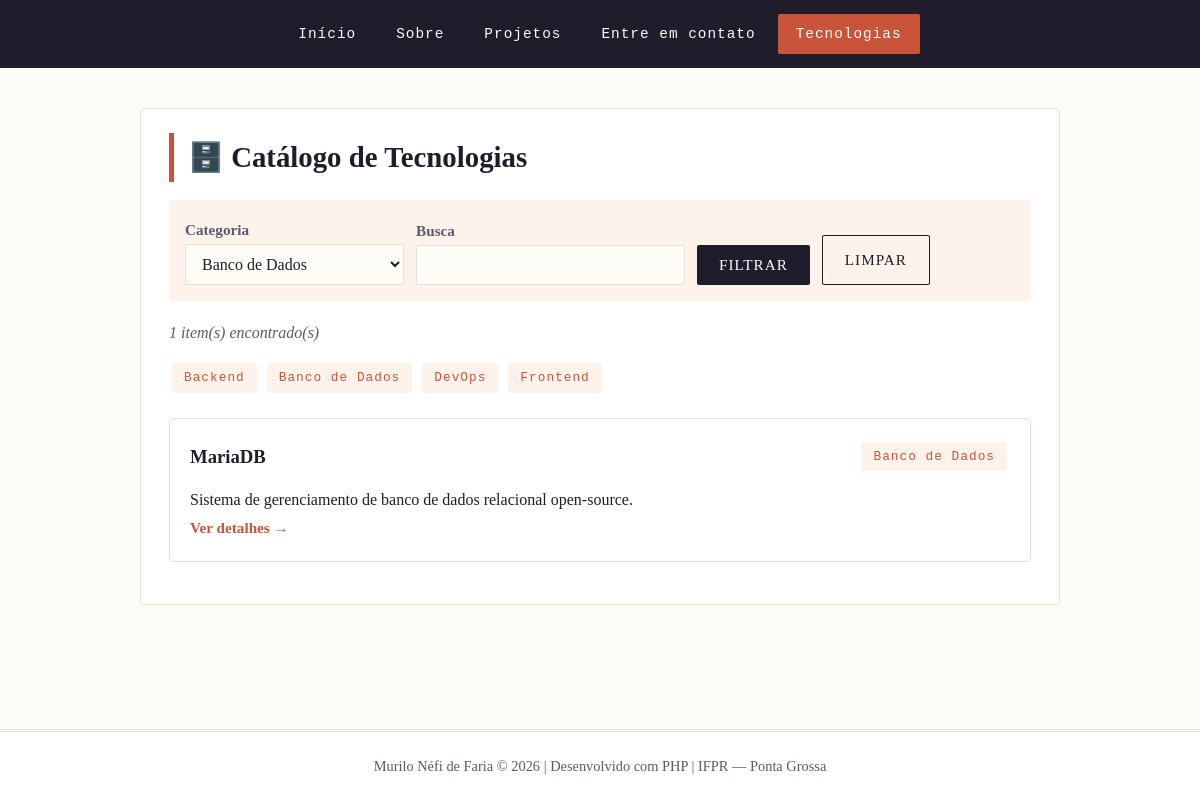
Page /03_pdo/index.php?categoria=Banco+de+Dados on the committed database.
### tables this page shows
CREATE TABLE IF NOT EXISTS tecnologias (
    id INT AUTO_INCREMENT PRIMARY KEY,
    nome VARCHAR(100) NOT NULL,
    categoria VARCHAR(100) NOT NULL,
    descricao TEXT NOT NULL,
    ano_criacao INT NOT NULL,
    criado_em TIMESTAMP DEFAULT CURRENT_TIMESTAMP
);

### 03_pdo/index.php (the view, shortened to what this page needs)
<?php
require_once 'includes/conexao.php';
$categoria = trim($_GET['categoria'] ?? '');
$busca = trim($_GET['busca'] ?? '');
$stmtCategorias = $pdo->query('SELECT DISTINCT categoria FROM tecnologias ORDER BY categoria ASC');
$categorias = $stmtCategorias->fetchAll();
if ($categoria !== '' && $busca !== '') {
    $stmt = $pdo->prepare(
        'SELECT * FROM tecnologias
         WHERE categoria = :cat
           AND (nome LIKE :termo OR descricao LIKE :termo)
         ORDER BY nome ASC'
    );
    $stmt->execute([
        'cat' => $categoria,
        'termo' => '%' . $busca . '%',
    ]);
} elseif ($categoria !== '') {
    $stmt = $pdo->prepare('SELECT * FROM tecnologias WHERE categoria = :cat ORDER BY nome ASC');
    $stmt->execute(['cat' => $categoria]);
} else {
    $stmt = $pdo->query('SELECT * FROM tecnologias ORDER BY nome ASC');
}
$tecnologias = $stmt->fetchAll();
?>
<!DOCTYPE html>
<html lang="pt-BR">
<head>
</head>
<body>
    <div class="container">
        <h1 class="titulo-secao">🗄️ Catálogo de Tecnologias</h1>
        <form class="filtros" action="index.php" method="get">
            <div>
                <label for="categoria">Categoria</label>
                <select id="categoria" name="categoria">
                    <?php foreach ($categorias as $item): ?>
                        <option value="<?php echo htmlspecialchars($item['categoria']); ?>"
                            <?php echo $categoria === $item['categoria'] ? 'selected' : ''; ?>>
                            <?php echo htmlspecialchars($item['categoria']); ?>
                        </option>
                    <?php endforeach; ?>
                </select>
            </div>
            <div>
                <label for="busca">Busca</label>
                <input type="text" id="busca" name="busca" value="<?php echo htmlspecialchars($busca); ?>">
            </div>
            <button type="submit" class="btn">Filtrar</button>
            <a href="index.php" class="btn btn-secundario">Limpar</a>
        </form>
        <p class="contador"><?php echo count($tecnologias); ?> item(s) encontrado(s)</p>
        <div class="categorias-topo">
            <?php foreach ($categorias as $item): ?>
                <a class="tag-categoria" href="?categoria=<?php echo urlencode($item['categoria']); ?>">
                    <?php echo htmlspecialchars($item['categoria']); ?>
                </a>
            <?php endforeach; ?>
        </div>
        <?php foreach ($tecnologias as $tec): ?>
            <div class="card">
                <div class="card-topo">
                    <h3><?php echo htmlspecialchars($tec['nome']); ?></h3>
                    <span class="tag-categoria"><?php echo htmlspecialchars($tec['categoria']); ?></span>
                </div>
                <p><?php echo htmlspecialchars($tec['descricao']); ?></p>
                <a class="link-detalhe" href="detalhe.php?id=<?php echo $tec['id']; ?><?php echo $categoria !== '' ? '&categoria=' . urlencode($categoria) : ''; ?><?php echo $busca !== '' ? '&busca=' . urlencode($busca) : ''; ?>">
                    Ver detalhes →
                </a>
            </div>
        <?php endforeach; ?>
    </div>
</body>
</html>

### includes/style.css (style rules this page uses)
:root { --cor-fundo: #fdfcf7; --cor-texto: #1f1d2b; --cor-suave: #5c5870; --cor-destaque: #c9543a; --cor-borda: #e6e1d3; --cor-card: #ffffff; --cor-sucesso: #2e7d52; --cor-erro: #b3331e; --cor-aviso-fundo: #fef3eb; --cor-sucesso-fundo: #ecf5f0; --cor-erro-fundo: #fbecea; }
* { margin: 0; padding: 0; box-sizing: border-box; }
body { font-family: 'Georgia', 'Times New Roman', serif; background: var(--cor-fundo); color: var(--cor-texto); line-height: 1.7; min-height: 100vh; display: flex; flex-direction: column; }
.container { max-width: 920px; width: 100%; margin: 40px auto; padding: 24px 28px; background: var(--cor-card); border: 1px solid var(--cor-borda); border-radius: 4px; }
.titulo-secao { font-size: 1.8em; margin-bottom: 18px; color: var(--cor-texto); border-left: 5px solid var(--cor-destaque); padding-left: 14px; }
.formulario label, form label { font-weight: bold; color: var(--cor-suave); font-size: 0.95em; }
.formulario input, .formulario select, .formulario textarea, form input, form select, form textarea { width: 100%; padding: 10px 12px; border: 1px solid var(--cor-borda); border-radius: 2px; font-size: 1em; font-family: inherit; background: var(--cor-fundo); color: var(--cor-texto); }
.btn, button[type="submit"], form button { display: inline-block; padding: 11px 22px; background: var(--cor-texto); color: var(--cor-fundo); border: none; border-radius: 2px; text-decoration: none; font-size: 0.95em; font-family: inherit; letter-spacing: 1px; text-transform: uppercase; cursor: pointer; transition: background 0.18s; }
.btn-secundario { background: transparent; color: var(--cor-texto); border: 1px solid var(--cor-texto); }
.card { background: var(--cor-card); border: 1px solid var(--cor-borda); padding: 20px; border-radius: 4px; margin-bottom: 18px; }
.card-topo { display: flex; justify-content: space-between; align-items: center; margin-bottom: 12px; }
.tag-categoria { display: inline-block; padding: 4px 12px; background: var(--cor-aviso-fundo); color: var(--cor-destaque); border-radius: 2px; font-size: 0.8em; text-decoration: none; margin: 3px; font-family: 'Courier New', monospace; letter-spacing: 1px; }
.link-detalhe { color: var(--cor-destaque); text-decoration: none; font-weight: bold; font-size: 0.95em; }
.filtros { display: flex; flex-wrap: wrap; gap: 12px; align-items: end; margin-bottom: 18px; padding: 16px; background: var(--cor-aviso-fundo); border-radius: 4px; }
.categorias-topo { margin: 14px 0 22px; }
.contador { color: var(--cor-suave); font-style: italic; margin-bottom: 14px; }

### rows in the picture
tecnologias: nome "MariaDB", categoria "Banco de Dados", descricao "Sistema de gerenciamento de banco de dados relacional open-source."

### other values in the picture
count($tecnologias) "1"
$item['categoria'] "Backend"
$item['categoria'] "Banco de Dados"
$item['categoria'] "DevOps"
$item['categoria'] "Frontend"
$autor "Murilo Néfi de Faria"
form field categoria "Banco de Dados"
